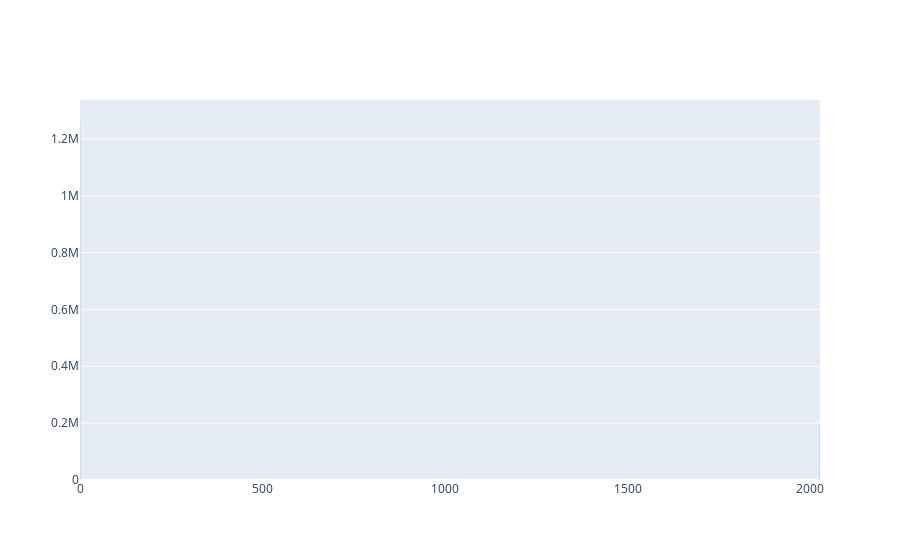

The cell this chart's notebook holds for it:
### Code cell
# Crea un DataFrame a partir de las predicciones
predicciones_df = pd.DataFrame(predicciones, columns=['año', 'precio_promedio'])

# Concatena los valores observados y predichos en un solo DataFrame
valores_grafica = pd.concat([precio_media_anual_tulancingo_pred, predicciones_df.set_index('año')], axis=0)

# Crea una figura de barras
fig = go.Figure()

# Agrega la serie observada
fig.add_trace(go.Bar(
    x=valores_grafica.index,
    y=valores_grafica['precio_promedio'],
    name='Observado y Predicho'
))

### Figure 1 — Plotly figure (JSON) as saved in the notebook; plotly's stock layout.template omitted (floating-point values rounded to 4 significant figures)
{"data": [{"name": "Observado y Predicho", "type": "bar", "x": [0, 1, 2024, 2025, 2026], "y": [1270000.0, 1220000.0, 196300.0, 196300.0, 196300.0]}], "layout": {}}
